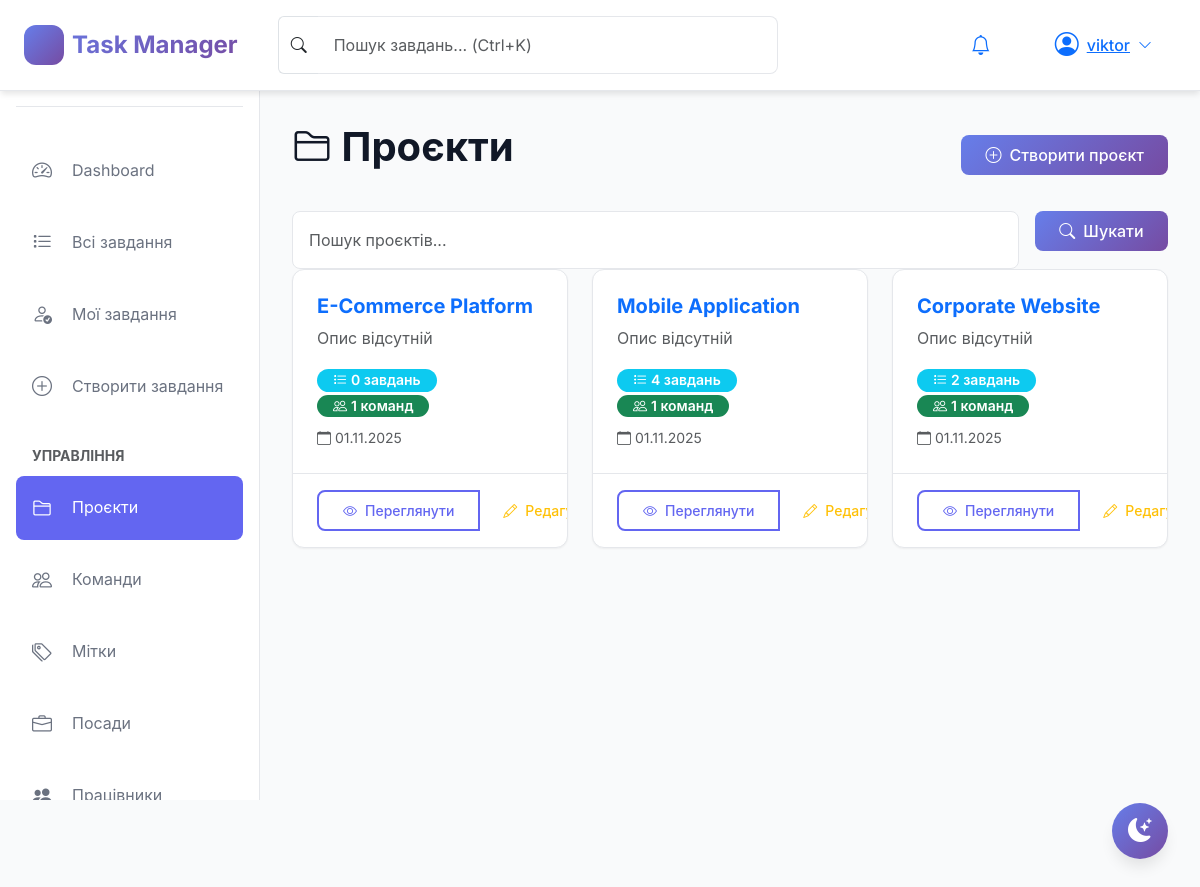
The page /projects/ (signed in) on the database its author committed.
### tasks/models.py (models this page shows, shortened)
class Worker(AbstractUser):
    position = models.ForeignKey(
        Position,
        on_delete=models.SET_NULL,
        null=True,
        related_name='workers',
        verbose_name='Посада'
    )
    email = models.EmailField(
        unique=True,
        validators=[EmailValidator()],
        verbose_name='Email'
    )
    first_name = models.CharField(max_length=150, verbose_name='Ім\'я')
    last_name = models.CharField(max_length=150, verbose_name='Прізвище')
    class Meta:
        verbose_name = 'Працівник'
        verbose_name_plural = 'Працівники'
    def get_unread_notifications_count(self):
        return self.notifications.filter(is_read=False).count()
    def get_unread_notifications(self):
        return self.notifications.filter(is_read=False).order_by('-created_at')

class Project(models.Model):
    name = models.CharField(max_length=200, verbose_name='Назва проєкту')
    description = models.TextField(blank=True, verbose_name='Опис')
    created_at = models.DateTimeField(
        auto_now_add=True, verbose_name='Дата створення'
    )
    class Meta:
        verbose_name = 'Проєкт'
        verbose_name_plural = 'Проєкти'

### tasks/views.py (the view)
# urls.py: path('projects/', views.ProjectListView.as_view(), name='project_list'),
class ProjectListView(LoginRequiredMixin, ListView):
    model = Project
    template_name = 'tasks/project_list.html'
    context_object_name = 'projects'
    paginate_by = 10
    def get_queryset(self):
        queryset = Project.objects.all().prefetch_related('tasks', 'teams')
        search = self.request.GET.get('search', '')
        if search:
            queryset = queryset.filter(
                Q(name__icontains=search)
                | Q(description__icontains=search)
            )
        return queryset
    def get_context_data(self, **kwargs):
        context = super().get_context_data(**kwargs)
        context['search'] = self.request.GET.get('search', '')
        return context

### tasks/templates/tasks/project_list.html (shortened to what this page needs)
{% extends 'tasks/base.html' %}
{% block content %}
<div class="d-flex justify-content-between align-items-center mb-4">
    <h1><i class="bi bi-folder2"></i> Проєкти</h1>
    <a href="{% url 'project_create' %}" class="btn btn-primary">
        <i class="bi bi-plus-circle"></i> Створити проєкт
    </a>
</div>
<div class="filter-section">
    <form method="get" class="row g-3">
        <div class="col-md-10">
            <input type="text" name="search" class="form-control" placeholder="Пошук проєктів..." value="{{ search }}">
        </div>
        <div class="col-md-2">
            <button type="submit" class="btn btn-primary w-100">
                <i class="bi bi-search"></i> Шукати
            </button>
        </div>
    </form>
</div>
{% if projects %}
<div class="row">
    {% for project in projects %}
    <div class="col-md-6 col-lg-4 mb-4">
        <div class="card task-card h-100">
            <div class="card-body">
                <h5 class="card-title">
                    <a href="{% url 'project_detail' project.pk %}" class="text-decoration-none">
                        {{ project.name }}
                    </a>
                </h5>
                <p class="card-text text-muted">
                    {{ project.description|truncatewords:20|default:"Опис відсутній" }}
                </p>
                <div class="d-flex justify-content-between align-items-center mt-3">
                    <div>
                        <span class="badge bg-info">
                            <i class="bi bi-list-task"></i> {{ project.tasks.count }} завдань
                        </span>
                        <span class="badge bg-success">
                            <i class="bi bi-people"></i> {{ project.teams.count }} команд
                        </span>
                    </div>
                </div>
                <small class="text-muted d-block mt-2">
                    <i class="bi bi-calendar"></i> {{ project.created_at|date:"d.m.Y" }}
                </small>
            </div>
            <div class="card-footer bg-transparent">
                <div class="btn-group w-100" role="group">
                    <a href="{% url 'project_detail' project.pk %}" class="btn btn-sm btn-outline-primary">
                        <i class="bi bi-eye"></i> Переглянути
                    </a>
                    <a href="{% url 'project_edit' project.pk %}" class="btn btn-sm btn-outline-warning">
                        <i class="bi bi-pencil"></i> Редагувати
                    </a>
                </div>
            </div>
        </div>
    </div>
    {% endfor %}
</div>
{% else %}
<div class="alert alert-info">
    <i class="bi bi-info-circle"></i> Проєктів не знайдено.
    <a href="{% url 'project_create' %}" class="alert-link">Створити перший проєкт</a>
</div>
{% endif %}
{% endblock %}

### tasks/templates/tasks/base.html (shortened to what this page needs)
{% load static %}
<!DOCTYPE html>
<html lang="uk">
<head>
    <link href="https://cdn.jsdelivr.net/npm/bootstrap@5.3.2/dist/css/bootstrap.min.css" rel="stylesheet">
    <link rel="stylesheet" href="https://cdn.jsdelivr.net/npm/bootstrap-icons@1.11.1/font/bootstrap-icons.css">
    <link rel="stylesheet" href="{% static 'css/style.css' %}">
</head>
<body>
    {% if user.is_authenticated %}
    <nav class="navbar navbar-expand-lg sticky-top">
        <div class="container-fluid px-4">
            <a class="navbar-brand d-flex align-items-center gap-2" href="{% url 'dashboard' %}">
                <div class="sidebar-logo">
                    <i class="bi bi-check2-circle"></i>
                </div>
                <span class="fw-bold">Task Manager</span>
            </a>
            <div class="d-none d-md-flex flex-grow-1 mx-4">
                <div class="input-group" style="max-width: 500px;">
                    <span class="input-group-text bg-transparent border-end-0">
                        <i class="bi bi-search"></i>
                    </span>
                    <input type="text" class="form-control border-start-0" id="search-input"
                        placeholder="Пошук завдань... (Ctrl+K)">
                </div>
            </div>
            <div class="d-flex align-items-center gap-3">
                <div class="dropdown">
                    <button class="btn btn-link position-relative" data-bs-toggle="dropdown">
                        <i class="bi bi-bell fs-5"></i>
                    </button>
                </div>
                <div class="dropdown">
                    <button class="btn btn-link d-flex align-items-center gap-2" data-bs-toggle="dropdown">
                        <div class="avatar">
                            <i class="bi bi-person-circle fs-4"></i>
                        </div>
                        <span class="d-none d-md-inline">{{ user.get_full_name|default:user.username }}</span>
                        <i class="bi bi-chevron-down small"></i>
                    </button>
                </div>
            </div>
        </div>
    </nav>
    <aside class="sidebar">
        <div class="sidebar-header">
            <div class="sidebar-logo">
            </div>
            <div>
                <h5 class="mb-0">Task Manager</h5>
                <small class="text-muted">Керуйте завданнями</small>
            </div>
        </div>
        <nav class="sidebar-nav">
            <ul class="list-unstyled">
                <li class="sidebar-nav-item">
                    <a href="{% url 'dashboard' %}"
                        class="sidebar-nav-link {% if request.resolver_match.url_name == 'dashboard' %}active{% endif %}">
                        <i class="bi bi-speedometer2"></i>
                        <span>Dashboard</span>
                    </a>
                </li>
                <li class="sidebar-nav-item">
                    <a href="{% url 'task_list' %}"
                        class="sidebar-nav-link {% if request.resolver_match.url_name == 'task_list' %}active{% endif %}">
                        <i class="bi bi-list-task"></i>
                        <span>Всі завдання</span>
                    </a>
                </li>
                <li class="sidebar-nav-item">
                    <a href="{% url 'my_tasks' %}"
                        class="sidebar-nav-link {% if request.resolver_match.url_name == 'my_tasks' %}active{% endif %}">
                        <i class="bi bi-person-check"></i>
                        <span>Мої завдання</span>
                    </a>
                </li>
                <li class="sidebar-nav-item">
                    <a href="{% url 'task_create' %}"
                        class="sidebar-nav-link {% if request.resolver_match.url_name == 'task_create' %}active{% endif %}">
                        <i class="bi bi-plus-circle"></i>
                        <span>Створити завдання</span>
                    </a>
                </li>
                <li class="mt-4 mb-2 px-3">
                    <small class="text-muted text-uppercase fw-bold">Управління</small>
                </li>
                <li class="sidebar-nav-item">
                    <a href="{% url 'project_list' %}"
                        class="sidebar-nav-link {% if 'project' in request.path %}active{% endif %}">
                        <i class="bi bi-folder2"></i>
                        <span>Проєкти</span>
                    </a>
                </li>
                <li class="sidebar-nav-item">
                    <a href="{% url 'team_list' %}"
                        class="sidebar-nav-link {% if 'team' in request.path %}active{% endif %}">
                        <i class="bi bi-people"></i>
                        <span>Команди</span>
                    </a>
                </li>
                <li class="sidebar-nav-item">
                    <a href="{% url 'tag_list' %}"
                        class="sidebar-nav-link {% if 'tag' in request.path %}active{% endif %}">
                        <i class="bi bi-tags"></i>
                        <span>Мітки</span>
                    </a>
                </li>
                {% if user.is_superuser %}
                <li class="sidebar-nav-item">
                    <a href="{% url 'position_list' %}"
                        class="sidebar-nav-link {% if 'position' in request.path %}active{% endif %}">
                        <i class="bi bi-briefcase"></i>
                        <span>Посади</span>
                    </a>
                </li>
                <li class="sidebar-nav-item">
                    <a href="{% url 'worker_list' %}"
                        class="sidebar-nav-link {% if 'worker' in request.path %}active{% endif %}">
                        <i class="bi bi-people-fill"></i>
                        <span>Працівники</span>
                    </a>
                </li>
                {% endif %}
            </ul>
        </nav>
    </aside>
    <main class="main-content">
        {% block content %}{% endblock %}
    </main>
    <button class="theme-toggle" id="theme-toggle" title="Перемкнути тему">
        <i class="bi bi-moon-stars-fill"></i>
    </button>
    {% endif %}
</body>
</html>

### rows shown on the page
Worker: get_full_name "viktor"
Project: name "E-Commerce Platform", description "Опис відсутній", tasks.count "0", teams.count "1", created_at "01.11.2025"
Project: name "Mobile Application", description "Опис відсутній", tasks.count "4", teams.count "1", created_at "01.11.2025"
Project: name "Corporate Website", description "Опис відсутній", tasks.count "2", teams.count "1", created_at "01.11.2025"
